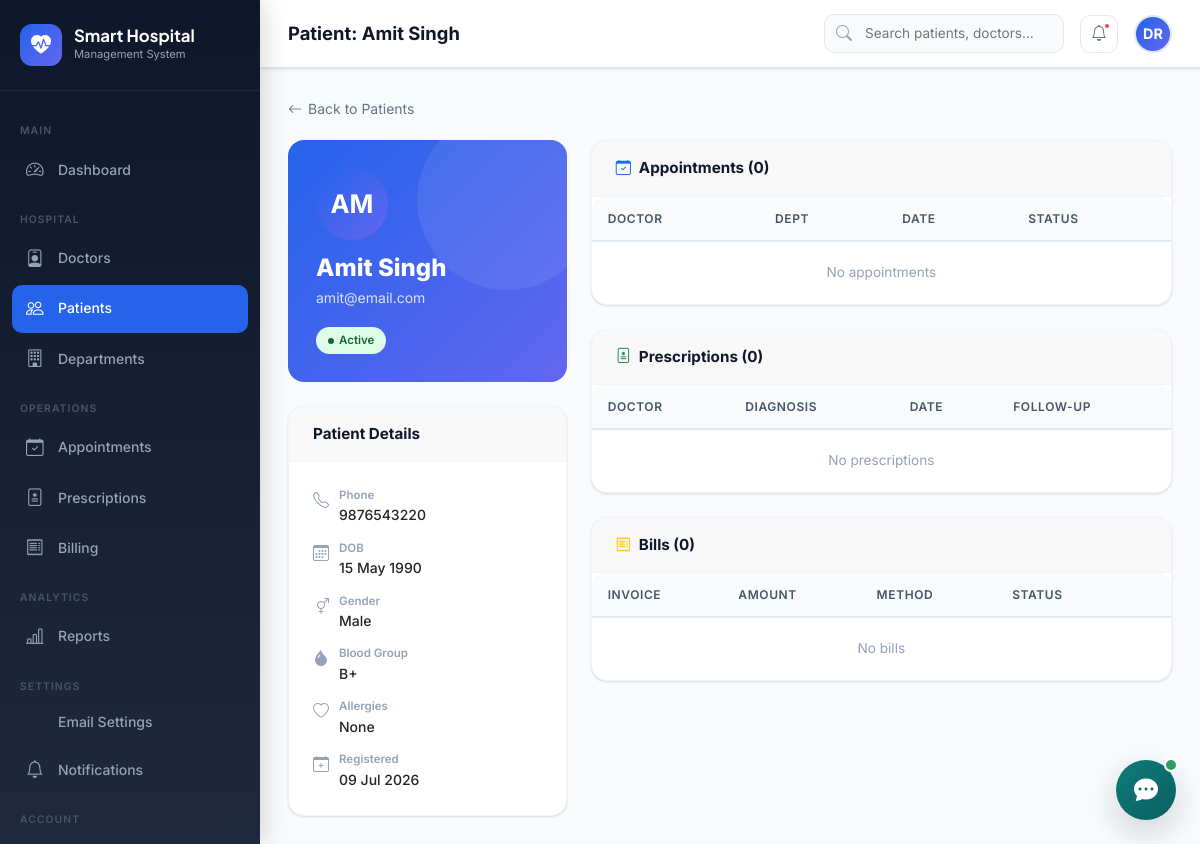
/admin/patient_detail.php?id=1 (signed in), run on the app's committed database.
### tables this page shows
CREATE TABLE patients (
    id INT AUTO_INCREMENT PRIMARY KEY,
    user_id INT NOT NULL,
    date_of_birth DATE,
    gender ENUM('male','female','other'),
    blood_group ENUM('A+','A-','B+','B-','AB+','AB-','O+','O-'),
    address TEXT,
    emergency_contact VARCHAR(100),
    emergency_phone VARCHAR(20),
    allergies TEXT,
    chronic_diseases TEXT,
    insurance_number VARCHAR(50),
    created_at TIMESTAMP DEFAULT CURRENT_TIMESTAMP,
    FOREIGN KEY (user_id) REFERENCES users(id) ON DELETE CASCADE
);

CREATE TABLE users (
    id INT AUTO_INCREMENT PRIMARY KEY,
    name VARCHAR(100) NOT NULL,
    email VARCHAR(100) UNIQUE NOT NULL,
    password VARCHAR(255) NOT NULL,
    role ENUM('admin','doctor','patient') NOT NULL DEFAULT 'patient',
    phone VARCHAR(20),
    profile_image VARCHAR(255) DEFAULT 'default.png',
    status ENUM('active','inactive','suspended') DEFAULT 'active',
    created_at TIMESTAMP DEFAULT CURRENT_TIMESTAMP,
    updated_at TIMESTAMP DEFAULT CURRENT_TIMESTAMP ON UPDATE CURRENT_TIMESTAMP
);

### config.php (called while the page is built, shortened)
<?php
function e(string $s): string { return htmlspecialchars($s, ENT_QUOTES, 'UTF-8'); }

### admin/patient_detail.php (the view, shortened to what this page needs)
<?php
require_once '../config.php';
$db = getDB();
$id = (int)($_GET['id'] ?? 0);
$stmt = $db->prepare("
    SELECT p.*, u.name, u.email, u.phone, u.status, u.created_at
    FROM patients p JOIN users u ON p.user_id=u.id WHERE p.id=?
");
$stmt->execute([$id]);
$patient = $stmt->fetch();
$appointments = $db->prepare("
    SELECT a.*, du.name AS doctor_name, dep.name AS dept
    FROM appointments a
    JOIN doctors d ON a.doctor_id=d.id
    JOIN users du ON d.user_id=du.id
    JOIN departments dep ON a.department_id=dep.id
    WHERE a.patient_id=? ORDER BY a.appointment_date DESC
");
$appointments->execute([$id]);
$appointments = $appointments->fetchAll();
$prescriptions = $db->prepare("
    SELECT pr.*, du.name AS doctor_name
    FROM prescriptions pr
    JOIN doctors d ON pr.doctor_id=d.id
    JOIN users du ON d.user_id=du.id
    WHERE pr.patient_id=? ORDER BY pr.created_at DESC
");
$prescriptions->execute([$id]);
$prescriptions = $prescriptions->fetchAll();
$bills = $db->prepare("SELECT b.* FROM billing b WHERE b.patient_id=? ORDER BY b.created_at DESC");
$bills->execute([$id]);
$bills = $bills->fetchAll();
$pageTitle = 'Patient: '.e($patient['name']); $activeMenu = 'patients';
include '../includes/layout_header.php';
?>
<a href="manage_patients.php" style="display:inline-flex;align-items:center;gap:6px;color:#64748B;text-decoration:none;font-size:.875rem;margin-bottom:20px">
  <i class="bi bi-arrow-left"></i> Back to Patients
</a>
<div class="row g-4">
  <div class="col-lg-4">
    <div class="profile-card mb-4">
      <div class="avatar-placeholder" style="width:72px;height:72px;font-size:1.6rem;margin-bottom:14px">
        <?= strtoupper(substr($patient['name'],0,2)) ?>
      </div>
      <h4 style="font-weight:800;margin-bottom:4px"><?= e($patient['name']) ?></h4>
      <p style="opacity:.8;font-size:.875rem;margin-bottom:16px"><?= e($patient['email']) ?></p>
      <span class="badge-pill <?= $patient['status'] ?>" style="display:inline-flex"><?= ucfirst($patient['status']) ?></span>
    </div>
    <div class="card">
      <div class="card-header"><h5>Patient Details</h5></div>
      <div class="card-body" style="display:flex;flex-direction:column;gap:12px">
        <?php foreach([
          ['bi-telephone','Phone',$patient['phone']??'—'],
          ['bi-calendar3','DOB',$patient['date_of_birth']?date('d M Y',strtotime($patient['date_of_birth'])):'—'],
          ['bi-gender-ambiguous','Gender',ucfirst($patient['gender']??'—')],
          ['bi-droplet-fill','Blood Group',$patient['blood_group']??'—'],
          ['bi-heart','Allergies',$patient['allergies']??'None'],
          ['bi-calendar-plus','Registered',date('d M Y',strtotime($patient['created_at']))],
        ] as [$icon,$label,$val]): ?>
        <div style="display:flex;align-items:flex-start;gap:10px">
          <i class="bi <?= $icon ?>" style="color:#94A3B8;margin-top:2px;width:16px"></i>
          <div>
            <div style="font-size:.72rem;color:#94A3B8;font-weight:600"><?= $label ?></div>
            <div style="font-size:.875rem;font-weight:500"><?= e($val) ?></div>
          </div>
        </div>
        <?php endforeach; ?>
      </div>
    </div>
  </div>
  <div class="col-lg-8">
    <div class="card mb-4">
      <div class="card-header"><h5><i class="bi bi-calendar-check me-2 text-primary"></i>Appointments (<?= count($appointments) ?>)</h5></div>
      <div class="table-responsive">
        <table class="data-table">
          <thead><tr><th>Doctor</th><th>Dept</th><th>Date</th><th>Status</th></tr></thead>
          <tbody>
          <?php if(empty($appointments)): ?>
          <tr><td colspan="4" style="text-align:center;padding:20px;color:#94A3B8">No appointments</td></tr>
          <?php else: foreach($appointments as $a): ?>
          <tr>
            <td><?= e($a['doctor_name']) ?></td>
            <td style="font-size:.8rem;color:#64748B"><?= e($a['dept']) ?></td>
            <td style="font-size:.82rem"><?= date('d M Y',strtotime($a['appointment_date'])) ?></td>
            <td><span class="badge-pill <?= $a['status'] ?>"><?= ucfirst($a['status']) ?></span></td>
          </tr>
          <?php endforeach; endif; ?>
          </tbody>
        </table>
      </div>
    </div>
    <div class="card mb-4">
      <div class="card-header"><h5><i class="bi bi-file-medical me-2 text-success"></i>Prescriptions (<?= count($prescriptions) ?>)</h5></div>
      <div class="table-responsive">
        <table class="data-table">
          <thead><tr><th>Doctor</th><th>Diagnosis</th><th>Date</th><th>Follow-up</th></tr></thead>
          <tbody>
          <?php if(empty($prescriptions)): ?>
          <tr><td colspan="4" style="text-align:center;padding:20px;color:#94A3B8">No prescriptions</td></tr>
          <?php else: foreach($prescriptions as $pr): ?>
          <tr>
            <td><?= e($pr['doctor_name']) ?></td>
            <td style="font-size:.82rem;max-width:200px;overflow:hidden;text-overflow:ellipsis;white-space:nowrap"><?= e($pr['diagnosis']) ?></td>
            <td style="font-size:.82rem"><?= date('d M Y',strtotime($pr['created_at'])) ?></td>
            <td style="font-size:.82rem"><?= $pr['follow_up_date']?date('d M Y',strtotime($pr['follow_up_date'])):'—' ?></td>
          </tr>
          <?php endforeach; endif; ?>
          </tbody>
        </table>
      </div>
    </div>
    <div class="card">
      <div class="card-header"><h5><i class="bi bi-receipt me-2 text-warning"></i>Bills (<?= count($bills) ?>)</h5></div>
      <div class="table-responsive">
        <table class="data-table">
          <thead><tr><th>Invoice</th><th>Amount</th><th>Method</th><th>Status</th><th></th></tr></thead>
          <tbody>
          <?php if(empty($bills)): ?>
          <tr><td colspan="5" style="text-align:center;padding:20px;color:#94A3B8">No bills</td></tr>
          <?php else: foreach($bills as $b): ?>
          <tr>
            <td style="font-weight:600;font-size:.82rem;color:var(--primary)"><?= e($b['invoice_number']) ?></td>
            <td style="font-weight:700">₹<?= number_format($b['total_amount'],2) ?></td>
            <td style="font-size:.8rem;text-transform:capitalize"><?= e($b['payment_method']) ?></td>
            <td><span class="badge-pill <?= $b['payment_status'] ?>"><?= ucfirst($b['payment_status']) ?></span></td>
            <td><a href="print_bill.php?id=<?= $b['id'] ?>" target="_blank" class="btn-sm-action" title="Print"><i class="bi bi-printer"></i></a></td>
          </tr>
          <?php endforeach; endif; ?>
          </tbody>
        </table>
      </div>
    </div>
  </div>
</div>
<?php include '../includes/layout_footer.php'; ?>

### includes/layout_header.php (shortened to what this page needs)
<?php
function getSidebarNav(string $role): array {
    $adminNav = [
        ['section' => 'Main'],
        ['href' => '/admin/dashboard.php',       'icon' => 'bi-speedometer2',    'label' => 'Dashboard',     'key' => 'dashboard'],
        ['section' => 'Hospital'],
        ['href' => '/admin/manage_doctors.php',  'icon' => 'bi-person-badge',    'label' => 'Doctors',       'key' => 'doctors'],
        ['href' => '/admin/manage_patients.php', 'icon' => 'bi-people',          'label' => 'Patients',      'key' => 'patients'],
        ['href' => '/admin/departments.php',     'icon' => 'bi-building',        'label' => 'Departments',   'key' => 'departments'],
        ['section' => 'Operations'],
        ['href' => '/admin/appointments.php',    'icon' => 'bi-calendar-check',  'label' => 'Appointments',  'key' => 'appointments'],
        ['href' => '/admin/prescriptions.php',   'icon' => 'bi-file-medical',    'label' => 'Prescriptions', 'key' => 'prescriptions'],
        ['href' => '/admin/billing.php',         'icon' => 'bi-receipt',         'label' => 'Billing',       'key' => 'billing'],
        ['section' => 'Analytics'],
        ['href' => '/admin/reports.php',         'icon' => 'bi-bar-chart-line',  'label' => 'Reports',         'key' => 'reports'],
        ['section' => 'Settings'],
        ['href' => '/admin/email_settings.php',  'icon' => 'bi-envelope-gear',   'label' => 'Email Settings',  'key' => 'email_settings'],
        ['href' => '/notifications.php',         'icon' => 'bi-bell',            'label' => 'Notifications',   'key' => 'notifications'],
        ['section' => 'Account'],
        ['href' => '/admin/profile.php',         'icon' => 'bi-person-circle',   'label' => 'Profile',         'key' => 'profile'],
        ['href' => '/logout.php',                'icon' => 'bi-box-arrow-right', 'label' => 'Logout',          'key' => 'logout'],
    ];
    $doctorNav = [
        ['section' => 'Main'],
        ['href' => '/doctor/dashboard.php',      'icon' => 'bi-speedometer2',    'label' => 'Dashboard',     'key' => 'dashboard'],
        ['section' => 'Clinical'],
        ['href' => '/doctor/appointments.php',   'icon' => 'bi-calendar-check',  'label' => 'Appointments',  'key' => 'appointments'],
        ['href' => '/doctor/prescriptions.php',  'icon' => 'bi-file-medical',    'label' => 'Prescriptions', 'key' => 'prescriptions'],
        ['href' => '/doctor/patients.php',       'icon' => 'bi-people',          'label' => 'My Patients',   'key' => 'patients'],
        ['section' => 'Account'],
        ['href' => '/notifications.php',         'icon' => 'bi-bell',            'label' => 'Notifications',   'key' => 'notifications'],
        ['href' => '/doctor/profile.php',        'icon' => 'bi-person-circle',   'label' => 'Profile',       'key' => 'profile'],
        ['href' => '/logout.php',                'icon' => 'bi-box-arrow-right', 'label' => 'Logout',        'key' => 'logout'],
    ];
    $patientNav = [
        ['section' => 'Main'],
        ['href' => '/patient/dashboard.php',         'icon' => 'bi-speedometer2',  'label' => 'Dashboard',       'key' => 'dashboard'],
        ['section' => 'My Health'],
        ['href' => '/patient/book_appointment.php',  'icon' => 'bi-calendar-plus', 'label' => 'Book Appointment', 'key' => 'book'],
        ['href' => '/patient/appointments.php',      'icon' => 'bi-calendar-check','label' => 'My Appointments',  'key' => 'appointments'],
        ['href' => '/patient/prescriptions.php',     'icon' => 'bi-file-medical',  'label' => 'Prescriptions',    'key' => 'prescriptions'],
        ['href' => '/patient/medical_records.php',   'icon' => 'bi-folder-heart',  'label' => 'Medical Records',  'key' => 'records'],
        ['href' => '/patient/billing.php',           'icon' => 'bi-receipt',       'label' => 'Bills',            'key' => 'billing'],
        ['section' => 'Account'],
        ['href' => '/notifications.php',             'icon' => 'bi-bell',          'label' => 'Notifications',    'key' => 'notifications'],
        ['href' => '/patient/profile.php',           'icon' => 'bi-person-circle', 'label' => 'Profile',          'key' => 'profile'],
        ['href' => '/logout.php',                    'icon' => 'bi-box-arrow-right','label' => 'Logout',          'key' => 'logout'],
    ];
    return match($role) {
        'admin'  => $adminNav,
        'doctor' => $doctorNav,
        default  => $patientNav,
    };
}
?>
<!DOCTYPE html>
<html lang="en">
<head>
<link href="https://cdn.jsdelivr.net/npm/bootstrap-icons@1.11.3/font/bootstrap-icons.css" rel="stylesheet">
<link href="https://cdn.jsdelivr.net/npm/bootstrap@5.3.2/dist/css/bootstrap.min.css" rel="stylesheet">
<link href="<?= APP_URL ?>/assets/css/style.css" rel="stylesheet">
</head>
<body>
<aside class="sidebar">
  <a href="<?= APP_URL ?>" class="sidebar-logo">
    <div class="sidebar-logo-icon"><i class="bi bi-heart-pulse-fill"></i></div>
    <div>
      <div class="sidebar-logo-text">Smart Hospital</div>
      <div class="sidebar-logo-sub">Management System</div>
    </div>
  </a>
  <nav class="sidebar-nav">
    <?php foreach(getSidebarNav($_SESSION['role']) as $item): ?>
      <?php if (isset($item['section'])): ?>
        <div class="nav-section-label"><?= e($item['section']) ?></div>
      <?php else: ?>
        <a href="<?= APP_URL . $item['href'] ?>"
           class="nav-link <?= ($activeMenu ?? '') === $item['key'] ? 'active' : '' ?>">
          <i class="bi <?= e($item['icon']) ?>"></i>
          <?= e($item['label']) ?>
        </a>
      <?php endif; ?>
    <?php endforeach; ?>
  </nav>
</aside>
<div class="main-content">
  <header class="topbar">
    <div class="topbar-title"><?= e($pageTitle ?? 'Dashboard') ?></div>
    <div class="topbar-search d-none d-md-block">
      <i class="bi bi-search"></i>
      <input type="search" id="global-search" placeholder="Search patients, doctors…">
    </div>
    <div class="dropdown">
      <button class="topbar-icon-btn" data-bs-toggle="dropdown" onclick="loadNotifications()">
        <i class="bi bi-bell"></i>
        <span class="notif-dot"></span>
      </button>
    </div>
    <div class="dropdown">
      <div class="topbar-avatar" data-bs-toggle="dropdown" title="<?= e($_SESSION['name'] ?? '') ?>">
        <?= strtoupper(substr($_SESSION['name'] ?? 'U', 0, 2)) ?>
      </div>
    </div>
  </header>
  <div class="page-content">

### data on the page
patients: user.name "Patient: Amit Singh", user.name "AM", user.name "Amit Singh", user.email "amit@email.com", user.status "Active"

### other printed values
$item['section'] "MAIN"
$item['label'] "Dashboard"
$item['section'] "HOSPITAL"
$item['label'] "Doctors"
$item['label'] "Patients"
$item['label'] "Departments"
$item['section'] "OPERATIONS"
$item['label'] "Appointments"
$item['label'] "Prescriptions"
$item['label'] "Billing"
$item['section'] "ANALYTICS"
$item['label'] "Reports"
$item['section'] "SETTINGS"
$item['label'] "Email Settings"
$item['label'] "Notifications"
